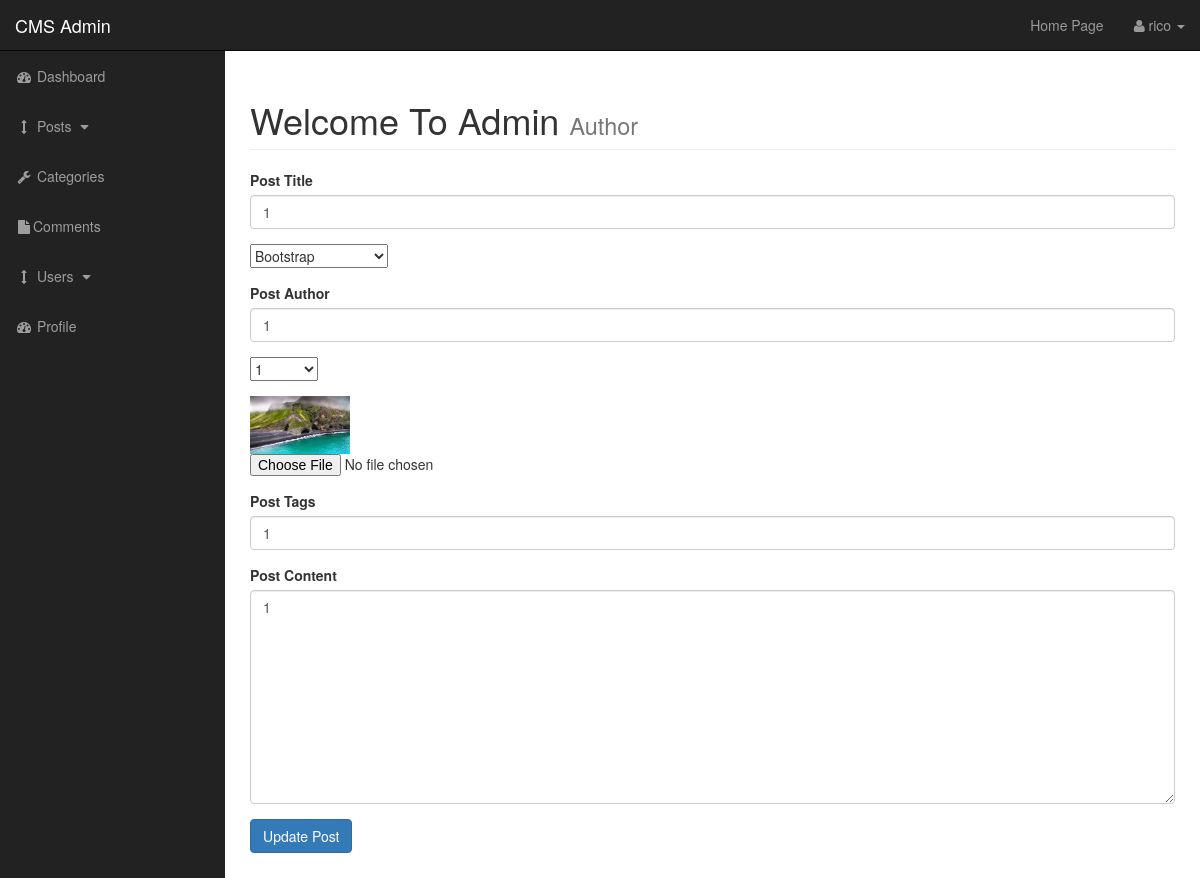
Before: /admin/posts.php?source=edit_post&p_id=12 (signed in) with the older database file.
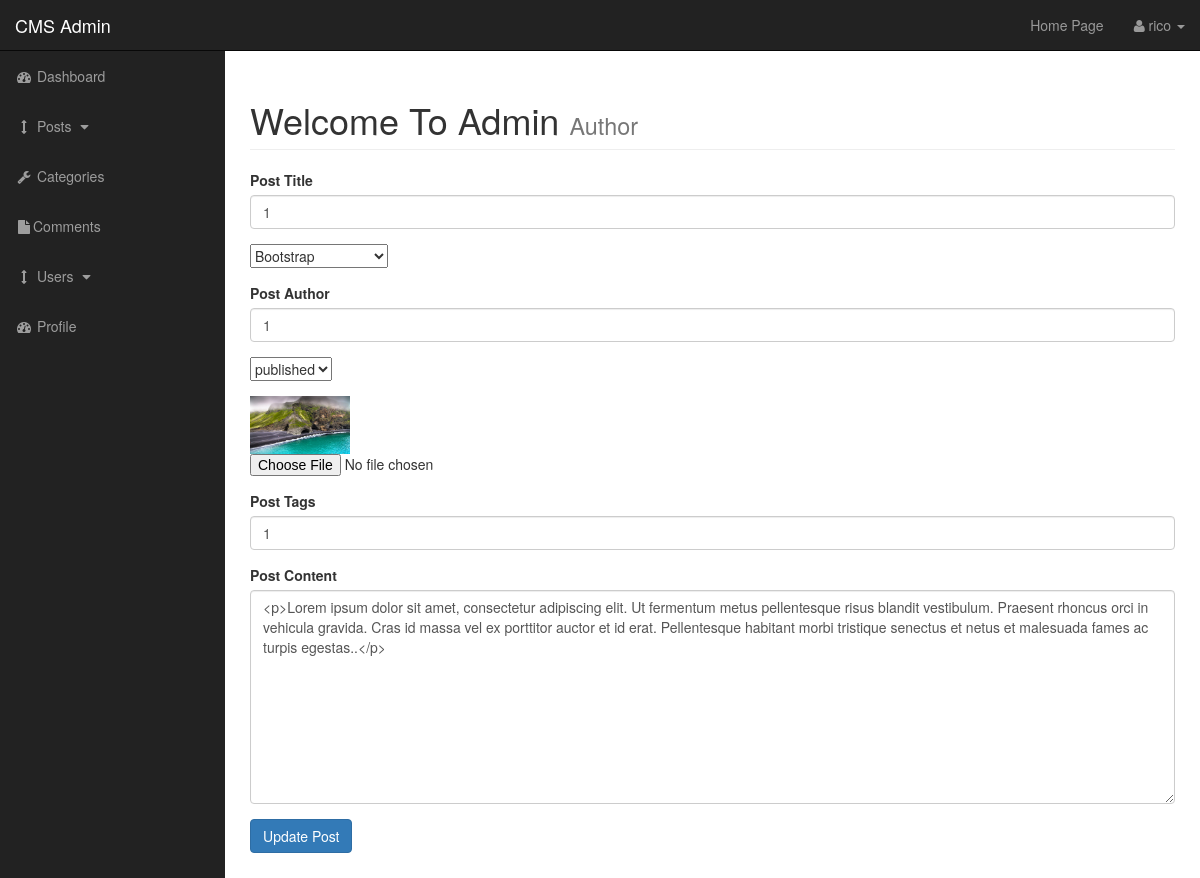
After: the same page with the newer database file.
### tables this page shows
CREATE TABLE `posts` (
  `post_id` int(3) NOT NULL,
  `post_category_id` int(3) NOT NULL,
  `post_title` varchar(255) NOT NULL,
  `post_author` varchar(255) NOT NULL,
  `post_date` date NOT NULL,
  `post_image` text NOT NULL,
  `post_content` text NOT NULL,
  `post_tags` varchar(255) NOT NULL,
  `post_comment_count` int(11) NOT NULL,
  `post_status` varchar(255) NOT NULL DEFAULT 'draft'
);

### admin/includes/edit_post.php (the view, shortened to what this page needs)
<?php
if (isset($_GET['p_id'])){
    $the_post_id = $_GET['p_id'];
}
$query = "SELECT * FROM posts WHERE post_id = {$the_post_id} ";
$select_post_by_id = mysqli_query($connection,$query);
while($row = mysqli_fetch_assoc($select_post_by_id)) {
    $post_author = $row['post_author'];
    $post_title = $row['post_title'];
    $post_status = $row['post_status'];
    $post_image = $row['post_image'];
    $post_content = $row['post_content'];
    $post_tags = $row['post_tags'];
}
?>
<form action="" method="post" enctype="multipart/form-data" >
    <div class="form-group">
        <label for="title">Post Title</label>
        <input value="<?php echo $post_title; ?>" type="text" class="form-control" name="post_title">
    </div>
    <div class="form-group">
        <select class="custom-select"  name="post_category" id="">
            <?php
            $query = "SELECT * FROM categories";
            $select_categories = mysqli_query($connection, $query);
            while ($row = mysqli_fetch_assoc($select_categories)) {
                $cat_id = $row['cat_id'];
                $cat_title = $row['cat_title'];
                echo "<option value='$cat_id'>{$cat_title}</option>";
            }
            ?>
        </select>
    </div>
    <div class="form-group">
        <label for="title">Post Author</label>
        <input value="<?php echo $post_author; ?>" type="text" class="form-control" name="post_author">
    </div>
    <div class="form-group">
        <select name="post_status" id="">
            <option value='<?php echo $post_status ?>'><?php echo $post_status; ?></option>
        </select>
    </div>
    <div class="form-group">
        <img width="100" src="../images/<?php echo $post_image?>">
        <input type="file"  name="image">
    </div>
    <div class="form-group">
        <label for="title">Post Tags</label>
        <input value="<?php echo $post_tags; ?>" type="text" class="form-control" name="post_tags">
    </div>
    <div class="form-group">
        <label for="title">Post Content</label>
        <textarea  class="form-control" name="post_content" id="" cols="30" rows="10"><?php echo $post_content; ?>
        </textarea>
    </div>
    <div class="form-group">
        <input class="btn btn-primary" type="submit" name="update_post" value="Update Post">
    </div>
</form>

Changed rows visible on the page:
changed posts: post_status "1" → "published"; post_content "1" → "<p>Lorem ipsum dolor sit amet, consectetur adipiscing elit. Ut fermentum metus pellentesque risus blandit vestibulum. Praesent rhoncus orci in vehicula gravida. Cras id massa vel ex porttitor auctor et id erat. Pellentesque habitant morbi tristique senectus et netus et malesuada fames ac turpis egestas..</p>"
